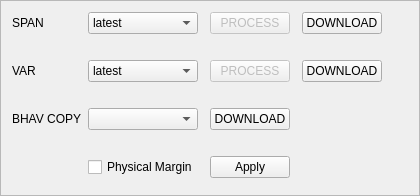
        <widget class="QFrame" name="fDwlds">
         <property name="maximumSize">
          <size>
           <width>16777215</width>
           <height>16777215</height>
          </size>
         </property>
         <property name="frameShape">
          <enum>QFrame::StyledPanel</enum>
         </property>
         <property name="frameShadow">
          <enum>QFrame::Raised</enum>
         </property>
         <layout class="QGridLayout" name="gridLayout_5">
          <item row="0" column="1">
           <widget class="QComboBox" name="cbSpan">
            <property name="maximumSize">
             <size>
              <width>150</width>
              <height>16777215</height>
             </size>
            </property>
            <item>
             <property name="text">
              <string>latest</string>
             </property>
            </item>
            <item>
             <property name="text">
              <string>yesterday</string>
             </property>
            </item>
            <item>
             <property name="text">
              <string>i1</string>
             </property>
            </item>
            <item>
             <property name="text">
              <string>i2</string>
             </property>
            </item>
            <item>
             <property name="text">
              <string>i3</string>
             </property>
            </item>
            <item>
             <property name="text">
              <string>i4</string>
             </property>
            </item>
            <item>
             <property name="text">
              <string>i5</string>
             </property>
            </item>
            <item>
             <property name="text">
              <string>.s</string>
             </property>
            </item>
           </widget>
          </item>
          <item row="0" column="2">
           <widget class="Line" name="line_3">
            <property name="maximumSize">
             <size>
              <width>5</width>
              <height>16777215</height>
             </size>
            </property>
            <property name="styleSheet">
             <string notr="true">background-color:transparent</string>
            </property>
            <property name="orientation">
             <enum>Qt::Horizontal</enum>
            </property>
           </widget>
          </item>
          <item row="0" column="0">
           <widget class="QLabel" name="label_12">
            <property name="maximumSize">
             <size>
              <width>150</width>
              <height>16777215</height>
             </size>
            </property>
            <property name="text">
             <string>SPAN</string>
            </property>
           </widget>
          </item>
          <item row="0" column="4">
           <widget class="Line" name="line_2">
            <property name="maximumSize">
             <size>
              <width>5</width>
              <height>16777215</height>
             </size>
            </property>
            <property name="styleSheet">
             <string notr="true">background-color:transparent</string>
            </property>
            <property name="orientation">
             <enum>Qt::Horizontal</enum>
            </property>
           </widget>
          </item>
          <item row="0" column="6">
           <widget class="Line" name="line_36">
            <property name="minimumSize">
             <size>
              <width>20</width>
              <height>0</height>
             </size>
            </property>
            <property name="maximumSize">
             <size>
              <width>16777215</width>
              <height>16777215</height>
             </size>
            </property>
            <property name="styleSheet">
             <string notr="true">background-color:transparent</string>
            </property>
            <property name="orientation">
             <enum>Qt::Horizontal</enum>
            </property>
           </widget>
          </item>
          <item row="0" column="3">
           <widget class="QPushButton" name="pbSpanProcess">
            <property name="enabled">
             <bool>false</bool>
            </property>
            <property name="maximumSize">
             <size>
              <width>200</width>
              <height>16777215</height>
             </size>
            </property>
            <property name="text">
             <string>PROCESS</string>
            </property>
           </widget>
          </item>
          <item row="0" column="5">
           <widget class="QPushButton" name="pbSpanDownload">
            <property name="maximumSize">
             <size>
              <width>200</width>
              <height>16777215</height>
             </size>
            </property>
            <property name="text">
             <string>DOWNLOAD</string>
            </property>
           </widget>
          </item>
          <item row="2" column="2">
           <widget class="Line" name="line_6">
            <property name="maximumSize">
             <size>
              <width>5</width>
              <height>16777215</height>
             </size>
            </property>
            <property name="styleSheet">
             <string notr="true">background-color:transparent</string>
            </property>
            <property name="orientation">
             <enum>Qt::Horizontal</enum>
            </property>
           </widget>
          </item>
          <item row="2" column="3">
           <widget class="QPushButton" name="pbVarProcess">
            <property name="enabled">
             <bool>false</bool>
            </property>
            <property name="maximumSize">
             <size>
              <width>200</width>
              <height>16777215</height>
             </size>
            </property>
            <property name="text">
             <string>PROCESS</string>
            </property>
           </widget>
          </item>
          <item row="1" column="1">
           <widget class="QLabel" name="lbl_spanError">
            <property name="maximumSize">
             <size>
              <width>16777215</width>
              <height>20</height>
             </size>
            </property>
            <property name="text">
             <string/>
            </property>
           </widget>
          </item>
          <item row="2" column="0">
           <widget class="QLabel" name="label_30">
            <property name="maximumSize">
             <size>
              <width>150</width>
              <height>16777215</height>
             </size>
            </property>
            <property name="text">
             <string>VAR</string>
            </property>
           </widget>
          </item>
          <item row="2" column="1">
           <widget class="QComboBox" name="cbSpan_2">
            <property name="maximumSize">
             <size>
              <width>150</width>
              <height>16777215</height>
             </size>
            </property>
            <item>
             <property name="text">
              <string>latest</string>
             </property>
            </item>
            <item>
             <property name="text">
              <string>yesterday</string>
             </property>
            </item>
            <item>
             <property name="text">
              <string>i1</string>
             </property>
            </item>
            <item>
             <property name="text">
              <string>i2</string>
             </property>
            </item>
            <item>
             <property name="text">
              <string>i3</string>
             </property>
            </item>
            <item>
             <property name="text">
              <string>i4</string>
             </property>
            </item>
            <item>
             <property name="text">
              <string>i5</string>
             </property>
            </item>
            <item>
             <property name="text">
              <string>.s</string>
             </property>
            </item>
           </widget>
          </item>
          <item row="6" column="3">
           <widget class="QPushButton" name="pbPhMapply">
            <property name="maximumSize">
             <size>
              <width>200</width>
              <height>16777215</height>
             </size>
            </property>
            <property name="text">
             <string>Apply</string>
            </property>
           </widget>
          </item>
          <item row="3" column="1">
           <widget class="QLabel" name="lbl_spanError_2">
            <property name="maximumSize">
             <size>
              <width>16777215</width>
              <height>20</height>
             </size>
            </property>
            <property name="text">
             <string/>
            </property>
           </widget>
          </item>
          <item row="2" column="4">
           <widget class="Line" name="line_5">
            <property name="maximumSize">
             <size>
              <width>5</width>
              <height>16777215</height>
             </size>
            </property>
            <property name="styleSheet">
             <string notr="true">background-color:transparent</string>
            </property>
            <property name="orientation">
             <enum>Qt::Horizontal</enum>
            </property>
           </widget>
          </item>
          <item row="2" column="6">
           <widget class="Line" name="line_40">
            <property name="minimumSize">
             <size>
              <width>20</width>
              <height>0</height>
             </size>
            </property>
            <property name="maximumSize">
             <size>
              <width>16777215</width>
              <height>16777215</height>
             </size>
            </property>
            <property name="styleSheet">
             <string notr="true">background-color:transparent</string>
            </property>
            <property name="orientation">
             <enum>Qt::Horizontal</enum>
            </property>
           </widget>
          </item>
          <item row="4" column="0">
           <widget class="QLabel" name="label_11">
            <property name="maximumSize">
             <size>
              <width>150</width>
              <height>16777215</height>
             </size>
            </property>
            <property name="text">
             <string>BHAV COPY</string>
            </property>
           </widget>
          </item>
          <item row="2" column="5">
           <widget class="QPushButton" name="pbVarDownload">
            <property name="maximumSize">
             <size>
              <width>200</width>
              <height>16777215</height>
             </size>
            </property>
            <property name="text">
             <string>DOWNLOAD</string>
            </property>
           </widget>
          </item>
          <item row="4" column="2">
           <widget class="Line" name="line_4">
            <property name="maximumSize">
             <size>
              <width>5</width>
              <height>16777215</height>
             </size>
            </property>
            <property name="styleSheet">
             <string notr="true">background-color:transparent</string>
            </property>
            <property name="orientation">
             <enum>Qt::Horizontal</enum>
            </property>
           </widget>
          </item>
          <item row="4" column="4" colspan="3">
           <widget class="Line" name="line_35">
            <property name="minimumSize">
             <size>
              <width>0</width>
              <height>0</height>
             </size>
            </property>
            <property name="maximumSize">
             <size>
              <width>16777215</width>
              <height>16777215</height>
             </size>
            </property>
            <property name="styleSheet">
             <string notr="true">background-color:transparent</string>
            </property>
            <property name="orientation">
             <enum>Qt::Horizontal</enum>
            </property>
           </widget>
          </item>
          <item row="4" column="1">
           <widget class="QComboBox" name="comboBox_2">
            <property name="maximumSize">
             <size>
              <width>150</width>
              <height>16777215</height>
             </size>
            </property>
           </widget>
          </item>
          <item row="4" column="3">
           <widget class="QPushButton" name="pushButton_2">
            <property name="maximumSize">
             <size>
              <width>200</width>
              <height>16777215</height>
             </size>
            </property>
            <property name="text">
             <string>DOWNLOAD</string>
            </property>
           </widget>
          </item>
          <item row="7" column="2" colspan="2">
           <widget class="Line" name="line">
            <property name="styleSheet">
             <string>background-color:transparent</string>
            </property>
            <property name="orientation">
             <enum>Qt::Vertical</enum>
            </property>
           </widget>
          </item>
          <item row="6" column="1">
           <widget class="QCheckBox" name="cxbPhM">
            <property name="text">
             <string>Physical Margin</string>
            </property>
           </widget>
          </item>
          <item row="5" column="1">
           <widget class="QLabel" name="lbl_spanError_3">
            <property name="maximumSize">
             <size>
              <width>16777215</width>
              <height>20</height>
             </size>
            </property>
            <property name="text">
             <string/>
            </property>
           </widget>
          </item>
         </layout>
        </widget>
